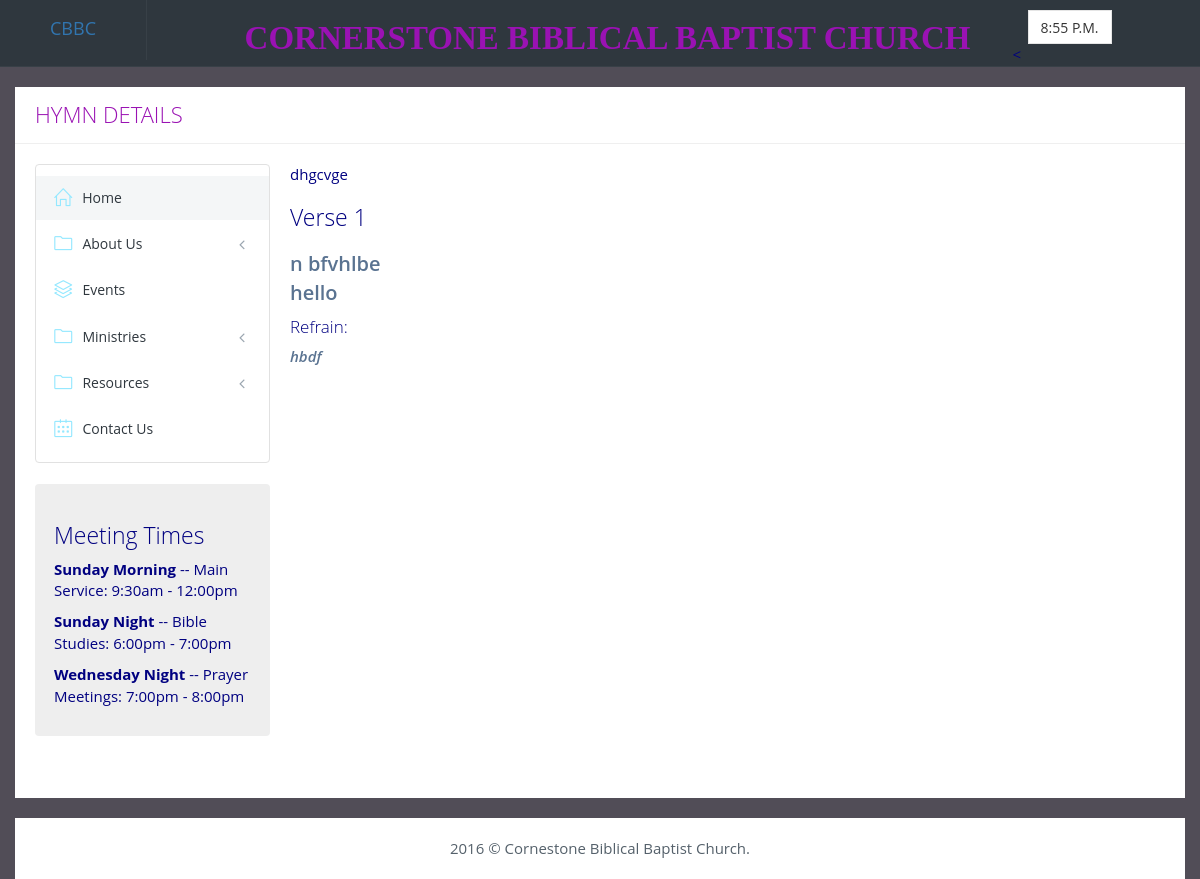
The app's page /hymn/1/ with its own data.
### hymn/models.py (models this page shows, shortened)
class Hymn(models.Model):
    name = models.CharField(max_length=200)
    has_refrain =  models.BooleanField(default=False)
    refrain = models.CharField(max_length=1000, blank=None, null=True)
    class Meta:
        verbose_name_plural = 'Hymns'
    def __str__(self):
        return self.name

class Stanza(models.Model):
    content = models.TextField()
    hymn = models.ForeignKey(Hymn, related_name='stanzas')
    class Meta:
        verbose_name_plural = 'Stanzas'

### hymn/views.py (the view)
# urls.py: url(r'^(?P<hymn_id>[0-9]+)/$', views.stanza_detail, name='stanza_detail'),
def stanza_detail(request, hymn_id):
    details = Hymn.objects.get(id = hymn_id)
    has_refrain = details.has_refrain
    refrain = details.refrain
    stanza = details.stanzas.all()
    context = {
        'name' : details,
		'hymn' : refrain,
		'titles' : stanza,
		'title': 'Hymn Details',
        'has_refrain': has_refrain,
	}
    return render(request, 'hymn.html', context)

### hymn/templates/hymn.html
{% extends "base.html" %}
{% block content %}
{% block name %}{{name | safe}}{% endblock %}
{% for item in titles %}
<h3>Verse {{ forloop.counter }}</h3>
<p style="margin-top: 20px;
  color: #5a7391;
  font-size: 20px;
  font-weight: 600;
  margin-bottom: 7px;">{{item.content | safe}}</p>
{% if has_refrain == True %}
<h4>Refrain:</h4>
<em style="margin-top: 20px;
  color: #5a7391;
  font-size: 15px;
  font-weight: 600;
  margin-bottom: 7px;">{{hymn | safe}}</em>
{% endif %}
{% endfor %}
{% endblock %}

### static/css/layout.css (style rules this page uses)
body { background-color: #514D57; background-position: center center; background-size: cover; background-attachment: fixed; }
html { height: 100%; }

### records on screen
Hymn: name "dhgcvge", refrain "hbdf"
Stanza: content "n bfvhlbe hello"

### other values on screen
{{ title }} "HYMN DETAILS"
